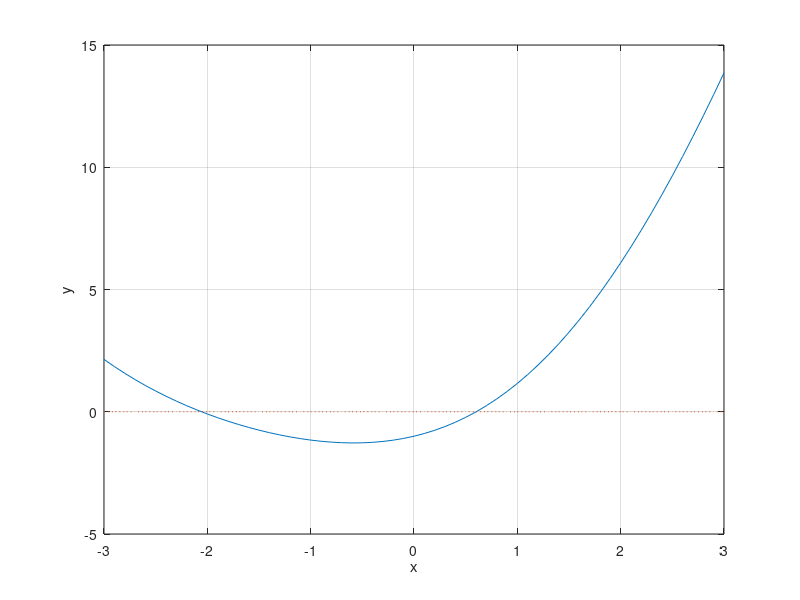

Reproduce this figure in MATLAB. (Note: this script raises an error after producing the figure.)
%%
a = 1;
f = @(x)x*x-1;
r = fzero(f,5)
%%
f = @(x)x.^2+2*x-1-sin(x);
t = -3:0.1:3;
plot(t,f(t),t,0.*t,':');
grid on;
xlabel('x');
ylabel('y');
p = ginput(1);
[x,y] = fzero(f,p(1));
hold on;
plot(p(1),p(2),'g*',x,y,'r*');
%%
f = @(x)sin(exp(x));
t = -3:0.01:3;
plot(t,f(t),t,0*t,'g:');
grid on;
hold on;
x = ginput(1);
[px,py] = fzero(f,x(1));
plot(x(1),x(2),'g*',px,py,'r*');
%%
f = @(x)5*(exp(-0.1*x)).*sin(x)-0.1*x;
t = -2*pi:0.01:6*pi;
plot(t,f(t),t,0*t,'g:');
grid on;
hold on;
x = ginput(1);
[px,py] = fzero(f,x(1));
plot(x(1),x(2),'g*',px,py,'r*');
%%
syms x
fzero('x^2+1',0)
solve(x^2+1,x)
%%
f = @(x)cos(x)-exp(0.001+x.^2);
t = -1:0.05:1;
plot(t,f(t));
grid on;
hold on;
t = ginput(1);
[px,py,flag] = fzero(f,t(1));% flag = -3 корней нет
solve(cos(x)-exp(0.001+x.^2),x);% пустой результат - корней нет
%%
f = @(x)sin(x)./x;
a = input('введите a: ');
b = input('введите b: ');
i = input('введите i: ');
eps = input('введите eps: ');
t = a:0.05:b;
plot(t,f(t),t,0*t,'--');
grid on;
hold on;
[x1, y1] = ginput(1);
while i && abs(f(x1)) > eps
    i = i - 1;
    k = (cos(x1)*x1-sin(x1))/x1^2;
    x = -f(x1)/k+x1;
    vert = line([x,x],[0,f(x)]);
    touch = plot(t,k*(t-x1)+f(x1),x,0,'*',x,f(x),'*');
    pause;
    delete(touch); delete(vert);
    x1 = x;
end
%%
f = @(x)1+(1+sin(x)-cos(x)).^2-(sin(2*x)-cos(2*x)-0.2).^2;
eps = input('введите eps: ');
t = -10:0.05:10;
plot(t,f(t),t,0*t,'--');
grid on;
hold on;
r = ginput(2);
a = r(1); b = r(2);
while abs(f(a)) > eps && f(a)*f(b) < 0
    m = (a+b)/2;
    if f(m) > 0 && f(a) > 0 || m < 0 && f(a) < 0
        a = m;
    else
        b = m;
    end
    plot(m,0,'or');
    pause;
end
